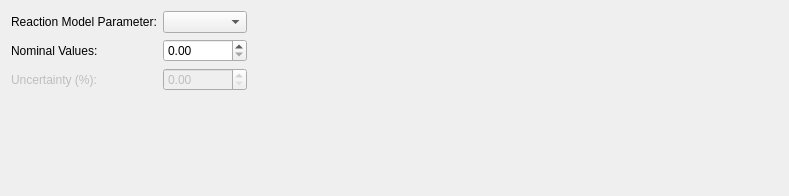
           <widget class="QWidget" name="tab_rm_parameters">
            <attribute name="title">
             <string>Reaction Model Parameters</string>
            </attribute>
            <layout class="QGridLayout" name="gridLayout_11">
             <item row="0" column="0">
              <layout class="QGridLayout" name="gridLayout_13">
               <item row="1" column="0">
                <widget class="QLabel" name="chemparam_value_lbl_6">
                 <property name="enabled">
                  <bool>true</bool>
                 </property>
                 <property name="text">
                  <string>Nominal Values:</string>
                 </property>
                </widget>
               </item>
               <item row="2" column="1">
                <widget class="QDoubleSpinBox" name="uncertainty_chem_parameter">
                 <property name="enabled">
                  <bool>false</bool>
                 </property>
                 <property name="maximum">
                  <double>100.000000000000000</double>
                 </property>
                </widget>
               </item>
               <item row="0" column="0">
                <widget class="QLabel" name="chemparam_lbl_5">
                 <property name="enabled">
                  <bool>true</bool>
                 </property>
                 <property name="sizePolicy">
                  <sizepolicy hsizetype="Fixed" vsizetype="Preferred">
                   <horstretch>0</horstretch>
                   <verstretch>0</verstretch>
                  </sizepolicy>
                 </property>
                 <property name="text">
                  <string>Reaction Model Parameter:</string>
                 </property>
                </widget>
               </item>
               <item row="2" column="0">
                <widget class="QLabel" name="uncertainty_param_lbl_5">
                 <property name="enabled">
                  <bool>false</bool>
                 </property>
                 <property name="text">
                  <string>Uncertainty (%):</string>
                 </property>
                </widget>
               </item>
               <item row="1" column="1">
                <widget class="QDoubleSpinBox" name="chem_parameter_value">
                 <property name="enabled">
                  <bool>true</bool>
                 </property>
                 <property name="maximum">
                  <double>10000000.000000000000000</double>
                 </property>
                </widget>
               </item>
               <item row="0" column="1">
                <widget class="QComboBox" name="chemical_parameters">
                 <property name="enabled">
                  <bool>true</bool>
                 </property>
                 <property name="sizePolicy">
                  <sizepolicy hsizetype="Minimum" vsizetype="Fixed">
                   <horstretch>0</horstretch>
                   <verstretch>0</verstretch>
                  </sizepolicy>
                 </property>
                </widget>
               </item>
              </layout>
             </item>
             <item row="0" column="1">
              <spacer name="horizontalSpacer_10">
               <property name="orientation">
                <enum>Qt::Horizontal</enum>
               </property>
               <property name="sizeType">
                <enum>QSizePolicy::Preferred</enum>
               </property>
               <property name="sizeHint" stdset="0">
                <size>
                 <width>531</width>
                 <height>20</height>
                </size>
               </property>
              </spacer>
             </item>
             <item row="1" column="0">
              <spacer name="verticalSpacer_4">
               <property name="orientation">
                <enum>Qt::Vertical</enum>
               </property>
               <property name="sizeHint" stdset="0">
                <size>
                 <width>20</width>
                 <height>94</height>
                </size>
               </property>
              </spacer>
             </item>
            </layout>
           </widget>
